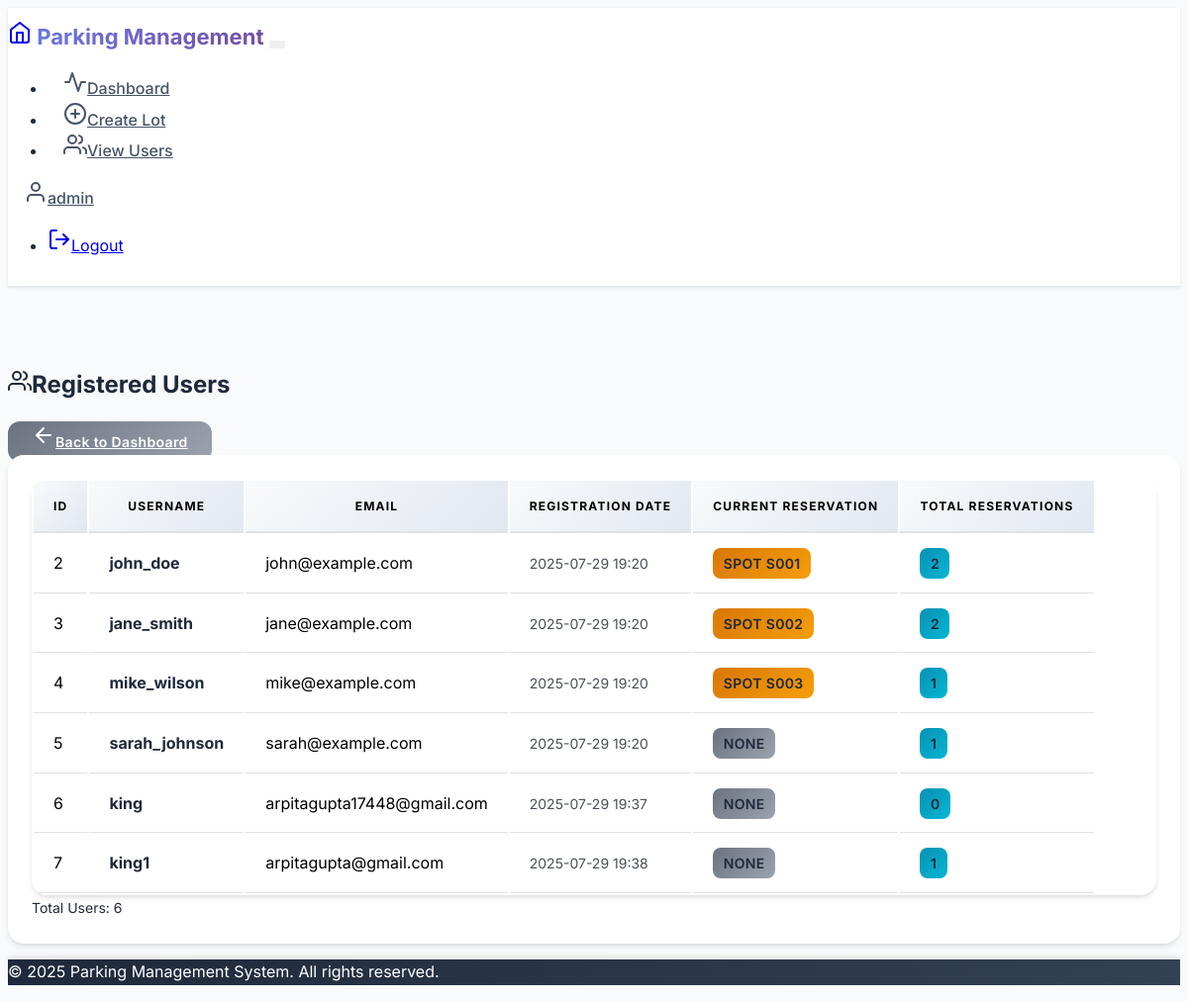
The app's page /admin/view_users (signed in) with its own data.
### models.py (models this page shows, shortened)
class User(UserMixin, db.Model):
    __tablename__ = 'users'
    id = db.Column(db.Integer, primary_key=True)
    username = db.Column(db.String(80), unique=True, nullable=False)
    email = db.Column(db.String(120), unique=True, nullable=False)
    password_hash = db.Column(db.String(256), nullable=False)
    is_admin = db.Column(db.Boolean, default=False, nullable=False)
    created_at = db.Column(db.DateTime, default=datetime.utcnow)
    reservations = db.relationship('Reservation', backref='user', lazy=True, cascade='all, delete-orphan')

class ParkingSpot(db.Model):
    __tablename__ = 'parking_spots'
    id = db.Column(db.Integer, primary_key=True)
    lot_id = db.Column(db.Integer, db.ForeignKey('parking_lots.id'), nullable=False)
    spot_number = db.Column(db.String(10), nullable=False)
    status = db.Column(db.String(1), default='A', nullable=False)  # A=Available, R=Reserved, O=Occupied
    reservations = db.relationship('Reservation', backref='parking_spot', lazy=True)

### routes.py (the view)
@app.route('/admin/view_users')
@login_required
def view_users():
    if not current_user.is_admin:
        flash('Access denied. Admin privileges required.', 'error')
        return redirect(url_for('user_dashboard'))
    users = User.query.filter_by(is_admin=False).all()
    return render_template('admin/view_users.html', users=users)

### app.py (called while the page is built)
@login_manager.user_loader
def load_user(user_id):
    from models import User
    return User.query.get(int(user_id))

### templates/admin/view_users.html (shortened to what this page needs)
{% extends "base.html" %}
{% block content %}
<div class="d-flex justify-content-between align-items-center mb-4">
    <h2><i data-feather="users" class="me-2"></i>Registered Users</h2>
    <a href="{{ url_for('admin_dashboard') }}" class="btn btn-secondary">
        <i data-feather="arrow-left" class="me-2"></i>Back to Dashboard
    </a>
</div>
<div class="card">
    <div class="card-body">
        {% if users %}
            <div class="table-responsive">
                <table class="table table-hover">
                    <thead>
                        <tr>
                            <th>ID</th>
                            <th>Username</th>
                            <th>Email</th>
                            <th>Registration Date</th>
                            <th>Current Reservation</th>
                            <th>Total Reservations</th>
                        </tr>
                    </thead>
                    <tbody>
                        {% for user in users %}
                            <tr>
                                <td>{{ user.id }}</td>
                                <td>
                                    <strong>{{ user.username }}</strong>
                                </td>
                                <td>{{ user.email }}</td>
                                <td>
                                    <small class="text-muted">{{ user.created_at.strftime('%Y-%m-%d %H:%M') }}</small>
                                </td>
                                <td>
                                    {% set active_reservation = user.reservations|selectattr('leaving_timestamp', 'none')|first %}
                                    {% if active_reservation %}
                                        <span class="badge bg-warning">
                                            Spot {{ active_reservation.parking_spot.spot_number }}
                                        </span>
                                    {% else %}
                                        <span class="badge bg-secondary">None</span>
                                    {% endif %}
                                </td>
                                <td>
                                    <span class="badge bg-info">{{ user.reservations|length }}</span>
                                </td>
                            </tr>
                        {% endfor %}
                    </tbody>
                </table>
            </div>
            <div class="mt-3">
                <small class="text-muted">
                    Total Users: {{ users|length }}
                </small>
            </div>
        {% else %}
            <div class="text-center py-5">
                <i data-feather="users" class="text-muted mb-3" style="width: 64px; height: 64px;"></i>
                <h5 class="text-muted">No Users Registered</h5>
                <p class="text-muted">No users have registered yet.</p>
            </div>
        {% endif %}
    </div>
</div>
{% endblock %}

### templates/base.html (shortened to what this page needs)
<!DOCTYPE html>
<html lang="en" data-bs-theme="light">
<head>
    <link href="https://cdn.replit.com/agent/bootstrap-agent-dark-theme.min.css" rel="stylesheet">
    <link href="https://cdnjs.cloudflare.com/ajax/libs/feather-icons/4.29.0/feather.min.css" rel="stylesheet">
    <link href="{{ url_for('static', filename='css/custom.css') }}" rel="stylesheet">
</head>
<body>
    <nav class="navbar navbar-expand-lg fixed-top">
        <div class="container">
            <a class="navbar-brand" href="{{ url_for('index') }}">
                <i data-feather="home" class="me-2"></i>
                Parking Management
            </a>
            <button class="navbar-toggler" type="button" data-bs-toggle="collapse" data-bs-target="#navbarNav">
            </button>
            <div class="collapse navbar-collapse" id="navbarNav">
                <ul class="navbar-nav me-auto">
                    {% if current_user.is_authenticated %}
                        {% if current_user.is_admin %}
                            <li class="nav-item">
                                <a class="nav-link" href="{{ url_for('admin_dashboard') }}">
                                    <i data-feather="activity" class="me-1"></i>Dashboard
                                </a>
                            </li>
                            <li class="nav-item">
                                <a class="nav-link" href="{{ url_for('create_lot') }}">
                                    <i data-feather="plus-circle" class="me-1"></i>Create Lot
                                </a>
                            </li>
                            <li class="nav-item">
                                <a class="nav-link" href="{{ url_for('view_users') }}">
                                    <i data-feather="users" class="me-1"></i>View Users
                                </a>
                            </li>
                        {% endif %}
                    {% endif %}
                </ul>
                <div class="d-flex align-items-center">
                    {% if current_user.is_authenticated %}
                        <div class="dropdown">
                            <a class="nav-link dropdown-toggle" href="#" role="button" data-bs-toggle="dropdown">
                                <i data-feather="user" class="me-1"></i>{{ current_user.username }}
                            </a>
                            <ul class="dropdown-menu">
                                <li><a class="dropdown-item" href="{{ url_for('logout') }}">
                                    <i data-feather="log-out" class="me-1"></i>Logout
                                </a></li>
                            </ul>
                        </div>
                    {% endif %}
                </div>
            </div>
        </div>
    </nav>
    <main class="py-4" style="margin-top: 80px;">
        <div class="container">
            {% block content %}{% endblock %}
        </div>
    </main>
    <footer class="bg-dark text-light mt-5 py-4">
        <div class="container text-center">
            <p>&copy; 2025 Parking Management System. All rights reserved.</p>
        </div>
    </footer>
</body>
</html>

### static/css/custom.css (style rules this page uses)
:root { --bs-font-family-base: 'Inter', 'Segoe UI', Tahoma, Geneva, Verdana, sans-serif; --parking-primary: #2563eb; --parking-secondary: #64748b; --parking-success: #059669; --parking-danger: #dc2626; --parking-warning: #d97706; --parking-info: #0891b2; --parking-gradient: linear-gradient(135deg, #667eea 0%, #764ba2 100%); --parking-card-shadow: 0 4px 6px -1px rgba(0, 0, 0, 0.1), 0 2px 4px -1px rgba(0, 0, 0, 0.06); --parking-card-shadow-hover: 0 10px 15px -3px rgba(0, 0, 0, 0.1), 0 4px 6px -2px rgba(0, 0, 0, 0.05); }
body { font-family: var(--bs-font-family-base); line-height: 1.6; background-color: #f8fafc; color: #1e293b !important; }
p, h1, h2, h3, h4, h5, h6, .lead, .text-muted { color: inherit !important; }
.text-muted { color: #64748b !important; }
[data-bs-theme="dark"] .card-body *, [data-bs-theme="light"] .card-body * { color: #1e293b !important; }
.table th, .table td { color: #000000 !important; background-color: #ffffff !important; border-color: #dee2e6 !important; }
.table thead th { background-color: #f8f9fa !important; color: #000000 !important; font-weight: 700 !important; border-bottom: 2px solid #dee2e6 !important; }
.table tbody tr { background-color: #ffffff !important; }
.table tbody tr td { color: #000000 !important; background-color: #ffffff !important; }
.table td strong { color: #000000 !important; font-weight: 700 !important; }
.table td small { color: #495057 !important; }
.table td small.text-muted { color: #495057 !important; }
.badge { font-weight: 600 !important; font-size: 0.875rem !important; }
[data-bs-theme="dark"] .table, [data-bs-theme="dark"] .table th, [data-bs-theme="dark"] .table td, [data-bs-theme="light"] .table, [data-bs-theme="light"] .table th, [data-bs-theme="light"] .table td { color: #000000 !important; background-color: #ffffff !important; }
.card { border: none; box-shadow: var(--parking-card-shadow); transition: all 0.3s ease; border-radius: 1rem; background: white; backdrop-filter: blur(10px); }
.card-body { padding: 1.5rem; }
.table-responsive { border-radius: 1rem; overflow: hidden; box-shadow: var(--parking-card-shadow); background: white; }
.table { margin-bottom: 0; }
.table th { border-top: none; font-weight: 700; text-transform: uppercase; font-size: 0.75rem; letter-spacing: 0.1em; background: linear-gradient(135deg, #f8fafc 0%, #e2e8f0 100%); color: #475569; padding: 1rem 1.25rem; border-bottom: 2px solid #e2e8f0; }
.table td { padding: 1rem 1.25rem; border-bottom: 1px solid #f1f5f9; vertical-align: middle; }
.table tbody tr { transition: all 0.2s ease; }
.badge { font-size: 0.75em; font-weight: 600; padding: 0.5em 0.75em; border-radius: 0.5rem; text-transform: uppercase; letter-spacing: 0.025em; }
.badge.bg-warning { background: linear-gradient(135deg, var(--parking-warning) 0%, #f59e0b 100%) !important; }
.badge.bg-info { background: linear-gradient(135deg, var(--parking-info) 0%, #06b6d4 100%) !important; }
.badge.bg-secondary { background: linear-gradient(135deg, #6b7280 0%, #9ca3af 100%) !important; }
.btn { border-radius: 0.75rem; font-weight: 600; transition: all 0.3s ease; border: none; padding: 0.75rem 1.5rem; font-size: 0.875rem; letter-spacing: 0.025em; position: relative; overflow: hidden; }
.btn-secondary { background: linear-gradient(135deg, #6b7280 0%, #9ca3af 100%); color: white; }
.btn::before { content: ''; position: absolute; top: 0; left: -100%; width: 100%; height: 100%; background: linear-gradient(90deg, transparent, rgba(255, 255, 255, 0.2), transparent); transition: left 0.5s; }
.navbar { backdrop-filter: blur(10px); background: rgba(255, 255, 255, 0.95) !important; border-bottom: 1px solid #e2e8f0; box-shadow: 0 1px 3px 0 rgba(0, 0, 0, 0.1); padding: 0.75rem 0; }
.navbar-brand { font-weight: 700; font-size: 1.375rem; background: var(--parking-gradient); -webkit-background-clip: text; -webkit-text-fill-color: transparent; background-clip: text; transition: all 0.3s ease; }
.nav-link { font-weight: 500; transition: all 0.3s ease; border-radius: 0.5rem; padding: 0.5rem 0.75rem !important; margin: 0 0.25rem; color: #475569 !important; }
.navbar-toggler { border: none; padding: 0.25rem 0.5rem; }
footer { margin-top: auto; }
.card-body .text-muted { font-size: 0.875rem; }
.card, .stats-card, .alert { animation: slideIn 0.6s ease-out; }
.badge { animation: fadeIn 0.8s ease-out; }
footer { background: linear-gradient(135deg, #1e293b 0%, #334155 100%) !important; color: white; box-shadow: 0 -4px 6px -1px rgba(0, 0, 0, 0.1); }

### records on screen
User: username "admin"
User: id "2", username "john_doe", email "john@example.com", created_at "2025-07-29 19:20", reservations|length "2"
ParkingSpot: parking_spot.spot_number "S001"
User: id "3", username "jane_smith", email "jane@example.com", created_at "2025-07-29 19:20", reservations|length "2"
ParkingSpot: parking_spot.spot_number "S002"
User: id "4", username "mike_wilson", email "mike@example.com", created_at "2025-07-29 19:20", reservations|length "1"
ParkingSpot: parking_spot.spot_number "S003"
User: id "5", username "sarah_johnson", email "sarah@example.com", created_at "2025-07-29 19:20", shows "NONE", reservations|length "1"
User: id "6", username "king", email "arpitagupta17448@gmail.com", created_at "2025-07-29 19:37", shows "NONE", reservations|length "0"
User: id "7", username "king1", email "arpitagupta@gmail.com", created_at "2025-07-29 19:38", shows "NONE", reservations|length "1"

### other values on screen
{{ users|length }} "6"
